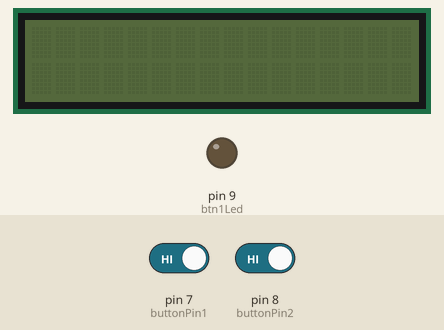
Bench run of a sketch on a simulated Arduino Uno, built with avr-gcc and run on an emulated ATmega328P. On the bench: 16×2 character LCD, output pins drawn as LEDs (lit = HIGH). Dashed ring = blinking. The inputs (shaded band) are chosen by the test bench; at power-on: pin 7 (buttonPin1) HIGH, pin 8 (buttonPin2) HIGH. Sleep ends after the set time or at an interrupt.

Above: at 1.2 s.
1.3 s: pin 7 (buttonPin1) driven LOW and pin 8 (buttonPin2) driven LOW
At 9.1 s:
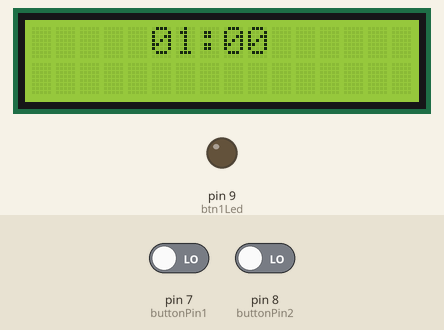
At 10.1 s:
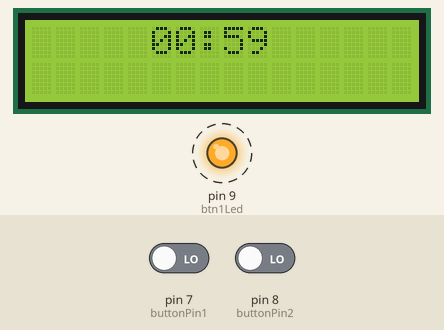
Timing chart, 0 to 18.9 s (numbered marks = the images above; inputs shaded):
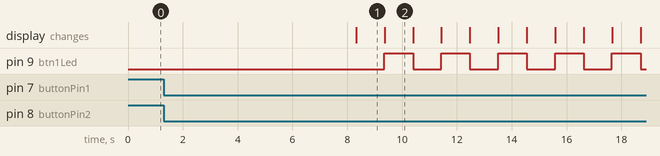

Measured:
- after the input at 1.3 s, pin 9 (btn1Led): alternates HIGH for 1.0 s and LOW for 1.0 s, starting after 8.1 s; the display: changes after 7.0 s (image 1)
- what the display in image 1 shows lasts 1.1 s, from 8.3 s to 9.4 s

The sketch:

capture_point_without_random.ino
```cpp
#define buttonPin1 7 // *кнопка 1 на корпусе
#define buttonPin2 8 // *кнопка 2 на корпусе
#define btn1Led 9    // *диод кнопки 1

#include <Wire.h>              //либа для работы с l2c
#include <LiquidCrystal_I2C.h> //либа для работы с ЖК l2c экранами
#include <avr/sleep.h>
#include <avr/wdt.h>

static int id = 1;          //! ID данной точки, при прошивке обязательно указать необходимую
int minutes = 1;            //! количество минут захвата
long showCodeDelay = 30000; //! сколько секунд показывать код
float multiply = 1.0;       //! множитель на случаи перебоев с таймером

static String codes[8] = { //! массив доступных кодов, нужный выбирается по ID
    "2MP9P6",
    "SF438R",
    "PXY2Z9",
    "1X56XH",
    "HG58IN",
    "5C22SK",
    "BH6F9Y",
    "5BDNY5"};

volatile bool f = 0; //! aaaaaaaaaaaaaa

LiquidCrystal_I2C lcd(0x27, 16, 2); // инит экрана и его размера
int buttonState1 = 0;               //переменная для хранения состояния кнопки
int buttonState2 = 0;
String clearDisplay = "                "; //для очистки экрана
float timer = minutes * 60.0 * 1000.0;    // дополнительные вычисления таймера
int time = 0;                             // переменная для показа текущего времени
String codeMessage = "Code ";
long timerTime = timer;    //стандартное значение таймера
boolean isTimer = false;   //состояние таймера
boolean tik_tok = false;   //переменная для моргания светодиодом
boolean isCapture = false; //состояние захвата

// метод показывающий на экране код
void showCode()
{
  codeMessage = "Code ";
  lcd.setCursor(0, 0);
  lcd.print(clearDisplay);
  lcd.setCursor(0, 1);
  lcd.print(codeMessage);
  lcd.print(codes[id - 1]); // показ кода
  delay(showCodeDelay);
  lcd.setCursor(0, 1);
  lcd.print(clearDisplay); // очистка экрана
  lcd.setCursor(0, 0);
  lcd.print(clearDisplay); // очистка экрана
  lcd.noBacklight();       //выключение подстветки
}
//метод показывающий на экране время
void TimePrint()
{
  time = timerTime / 1000;
  if (time / 60 % 60 < 10)
  {
    lcd.print("0");
  }
  lcd.print((time / 60) % 60);
  lcd.print(":");
  if (time % 60 < 10)
  {
    lcd.print("0");
  }
  lcd.print(time % 60);
}

void setup()
{
  pinMode(buttonPin1, INPUT_PULLUP); // объявление кнопки с подтяжкой к земле
  pinMode(buttonPin2, INPUT_PULLUP);
  pinMode(btn1Led, OUTPUT);
  lcd.init(); // инит экрана
  lcd.setCursor(0, 1);
  lcd.print(clearDisplay); // очистка экрана
  lcd.setCursor(0, 0);
  lcd.print(clearDisplay); // очистка экран
  lcd.noBacklight();       //выключение подстветки
}

void loop()
{
  buttonState1 = digitalRead(buttonPin1);
  buttonState2 = digitalRead(buttonPin2);
  // проверяем нажата ли кнопка
  // если нажата, то buttonState1 будет LOW:
  if (buttonState1 == LOW || buttonState2 == LOW)
  {
    lcd.backlight(); // включение подстветки экрана
    isTimer = true;
    lcd.setCursor(0, 0);
    lcd.print(clearDisplay); // очистка экрана
    lcd.setCursor(0, 1);
    lcd.print(clearDisplay); // очистка экрана
    digitalWrite(btn1Led, HIGH);
    isCapture = true;
  }

  if (isCapture)
  {
    //когда таймер 0 восстановление состояния
    if (timerTime <= 0)
    {
      timerTime = timer * 0.5; // уменьшаем время последующих захватов
      isTimer = false;
      digitalWrite(btn1Led, HIGH);
      showCode();
      digitalWrite(btn1Led, LOW);
      isCapture = false;
    }

    // если таймер активен вычитать по 1000 мс
    if (isTimer == true)
    {
      lcd.setCursor(5, 0);
      TimePrint();
      timerTime -= 1000 * multiply;
      digitalWrite(btn1Led, tik_tok ? HIGH : LOW);
      tik_tok = !tik_tok;
      delay(1000);
    }
  }
  else //если захват не идет то устанавливаем вотчдог
  {
    wdt_enable(WDTO_8S);                 //Задаем интервал сторожевого таймера (8с)
    WDTCSR |= (1 << WDIE);               //Устанавливаем бит WDIE регистра WDTCSR для разрешения прерываний от сторожевого таймера
    set_sleep_mode(SLEEP_MODE_PWR_DOWN); //Устанавливаем интересующий нас режим
    sleep_mode();                        // Переводим МК в спящий режим
  }
}

ISR(WDT_vect)
{
  wdt_disable();
  f = !f;
}
```
